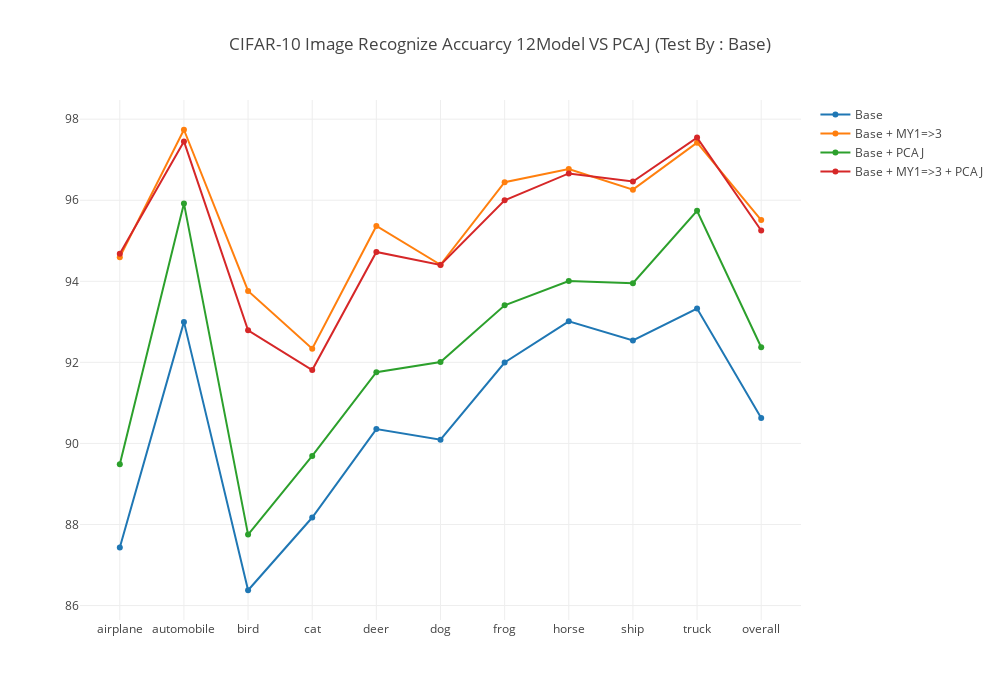

Here is the notebook cell this chart was saved with:
### Code cell
trace1 = go.Scatter(
    x = class_list1,
    y = accuracy_list1,
    mode = 'lines+markers',
    name = 'Base'
)

trace2 = go.Scatter(
    x = class_list2,
    y = accuracy_list2,
    mode = 'lines+markers',
    name = 'Base + MY1=>3'
)

trace3 = go.Scatter(
    x = class_list3,
    y = accuracy_list3,
    mode = 'lines+markers',
    name = 'Base + PCAJ'
)

trace4 = go.Scatter(
    x = class_list4,
    y = accuracy_list4,
    mode = 'lines+markers',
    name = 'Base + MY1=>3 + PCAJ'
)

layout = go.Layout(
    width=1000,
    height=700,
    title= title
)
data = [trace1, trace2, trace3, trace4]
fig = go.Figure(data=data, layout=layout)
plotly.offline.iplot(fig)

### Figure 1 — Plotly figure (JSON) as saved in the notebook; plotly's stock layout.template omitted (floating-point values rounded to 4 significant figures)
{"data": [{"mode": "lines+markers", "name": "Base", "type": "scatter", "uid": "eb4377f0-ea7f-11e8-ac70-001a7dda7111", "x": ["airplane", "automobile", "bird", "cat", "deer", "dog", "frog", "horse", "ship", "truck", "overall"], "y": [87.43, 93.0, 86.38, 88.17, 90.35, 90.09, 92.0, 93.01, 92.54, 93.33, 90.63]}, {"mode": "lines+markers", "name": "Base + MY1=>3", "type": "scatter", "uid": "eb4377f1-ea7f-11e8-baaf-001a7dda7111", "x": ["airplane", "automobile", "bird", "cat", "deer", "dog", "frog", "horse", "ship", "truck", "overall"], "y": [94.6, 97.74, 93.76, 92.34, 95.37, 94.41, 96.45, 96.77, 96.26, 97.42, 95.51]}, {"mode": "lines+markers", "name": "Base + PCAJ", "type": "scatter", "uid": "eb4377f2-ea7f-11e8-bcb2-001a7dda7111", "x": ["airplane", "automobile", "bird", "cat", "deer", "dog", "frog", "horse", "ship", "truck", "overall"], "y": [89.49, 95.92, 87.75, 89.69, 91.76, 92.01, 93.41, 94.0, 93.95, 95.74, 92.37]}, {"mode": "lines+markers", "name": "Base + MY1=>3 + PCAJ", "type": "scatter", "uid": "eb4377f3-ea7f-11e8-8e34-001a7dda7111", "x": ["airplane", "automobile", "bird", "cat", "deer", "dog", "frog", "horse", "ship", "truck", "overall"], "y": [94.68, 97.45, 92.79, 91.81, 94.73, 94.4, 96, 96.66, 96.46, 97.55, 95.25]}], "layout": {"height": 700, "title": "CIFAR-10 Image Recognize Accuarcy 12Model VS PCAJ (Test By : Base)", "width": 1000}}
